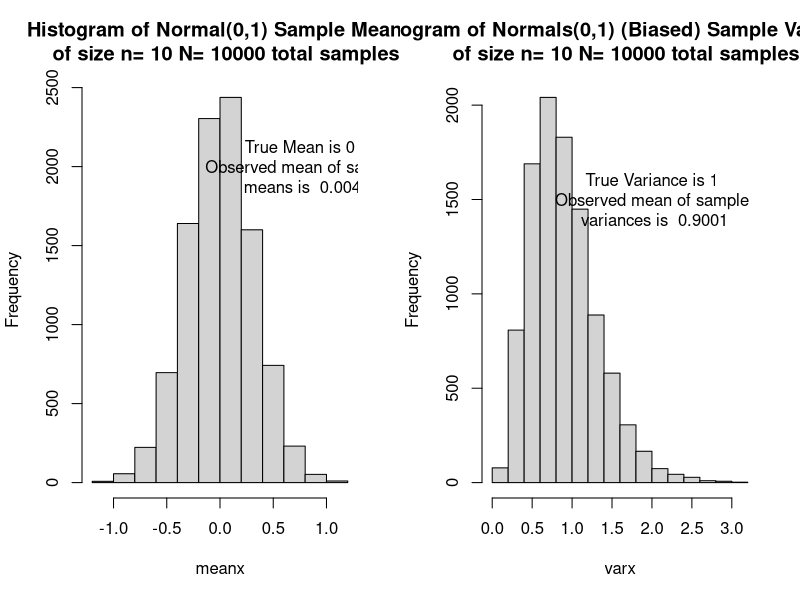

Reproduce this figure in R.
###################################################################
###Script to show the unbiased nature of Y-bar and the biased nature 
###of S^2=(1/n)sum(Yi-Ybar)^2 from a RS
###Justin Post 2017
###################################################################

#set seed for random number generation
set.seed(121)

##################################################################
#Data creation
##################################################################
#Generate n random variables from normal, a total of N datasets
#sample size
n<-10
#number of data sets
N<-10000

#create dummy vectors to hold values
meanx<-varx<-rep(0,N)

#Loop through and create the normal data
for (i in 1:N){
	x<-rnorm(n)
	#find and save mean for each sample
	meanx[i]<-mean(x)
	#find and save variance for each sample
	varx[i]<-(1/n)*sum((x-mean(x))^2)
}

##################################################################
#Plotting
##################################################################
#set plot window to have 2 columns and 1 row
par(mfrow=c(1,2))

#Plot normal sample mean values and sample variance values

#mean
hist(meanx,main=paste("Histogram of Normal(0,1) Sample Means\n"," of size n=",n,"N=",N,"total samples"))
#add in text to the plot
text(x=0.75,y=2000,paste("True Mean is 0\n Observed mean of sample\n means is ",round(mean(meanx),3)))

#variance
hist(varx,main=paste("Histogram of Normals(0,1) (Biased) Sample Variances\n"," of size n=",n,"N=",N,"total samples"))
#add in text to the plot
text(x=2,y=1500,paste("True Variance is 1\n Observed mean of sample \n variances is ",round(mean(varx),4)))

#Note, the unbiased version of S^2 multiples the biased version by (n/(n-1))
(n/(n-1))*0.8981


